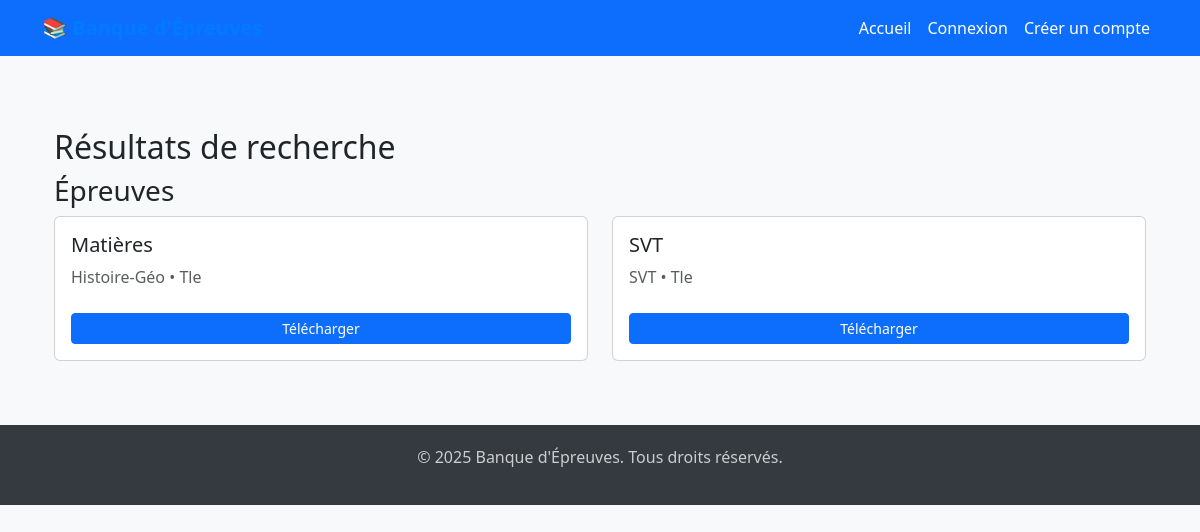
Page /rechercher/ on the committed database.
### blog/models.py (models this page shows, shortened)
class Epreuve(models.Model):
    NIVEAUX = [
        ('Tle', 'Terminale'),
        ('1ère', 'Première'),
        ('2nde', 'Seconde'),
        ('3e', 'Troisième'),
        ('4e', 'Quatrième'),
        ('5e', 'Cinquième'),
        ('6e', 'Sixième'),
        ('CI', 'Cours d\'Initiation'),
        ('CP', 'Cours Préparatoire'),
        ('CE1', 'Cours Élémentaire 1'),
        ('CE2', 'Cours Élémentaire 2'),
        ('CM1', 'Cours Moyen 1'),
        ('CM2', 'Cours Moyen 2'),
        ('6e', '6e'),
        ('5e', '5e'),
        ('4e', '4e'),
        ('3e', '3e'),
        ('2nde', '2nde'),
        ('1ère', '1ère'),
        ('Tle', 'Terminale'),
        ('BTS', 'BTS'),
        ('Licence', 'Licence'),
    ]
    titre = models.CharField(max_length=255)
    fichier = models.FileField(upload_to='epreuves/')
    prix = models.DecimalField(max_digits=6, decimal_places=2)
    matiere = models.ForeignKey(Matière, on_delete=models.CASCADE)
    niveau = models.CharField(max_length=100, choices=NIVEAUX, default='Tle')
    annee = models.CharField(max_length=10, default='2024')
    telechargements = models.IntegerField(default=0)
    created_at = models.DateTimeField(auto_now_add=True)

class Matière(models.Model):
    nom = models.CharField(max_length=100)
    created_at = models.DateTimeField(auto_now_add=True)
    updated_at = models.DateTimeField(auto_now=True)

### blog/views.py (the view, shortened to what this page needs)
# urls.py: path('rechercher/', views.rechercher, name='rechercher'),
def rechercher(request):
    query = request.GET.get('q', '')
    categorie = request.GET.get('categorie', '')
    epreuves = Epreuve.objects.all()
    fiches = FicheCours.objects.all()
    if categorie:
        epreuves = epreuves.filter(niveau__iexact=categorie)
        fiches = fiches.filter(niveau__iexact=categorie)
    context = {
        'query': query,
        'categorie': categorie,
        'epreuves': epreuves,
        'fiches': fiches
    }
    return render(request, 'rechercher.html', context)

### blog/templates/rechercher.html (shortened to what this page needs)
{% extends 'base.html' %}
{% block content %}
<div class="container mt-5">
    <h2>
        Résultats de recherche
    </h2>
    {% if epreuves.exists %}
        <h3>Épreuves</h3>
        <div class="row">
            {% for epreuve in epreuves %}
                <div class="col-md-6 mb-3">
                    <div class="card p-3">
                        <h5>{{ epreuve.titre }}</h5>
                        <p class="text-muted">{{ epreuve.matiere.nom }} • {{ epreuve.niveau }}</p>
                        <a href="{{ epreuve.fichier.url }}" download class="btn btn-primary btn-sm mt-2">
                            Télécharger
                        </a>
                    </div>
                </div>
            {% endfor %}
        </div>
    {% endif %}
</div>
{% endblock %}

### app_auth/templates/base.html (style rules this page uses)
body { background-color: #f8f9fa; }

### rows in the picture
Epreuve: titre "Matières", matiere.nom "Histoire-Géo", niveau "Tle"
Epreuve: titre "SVT", matiere.nom "SVT", niveau "Tle"
